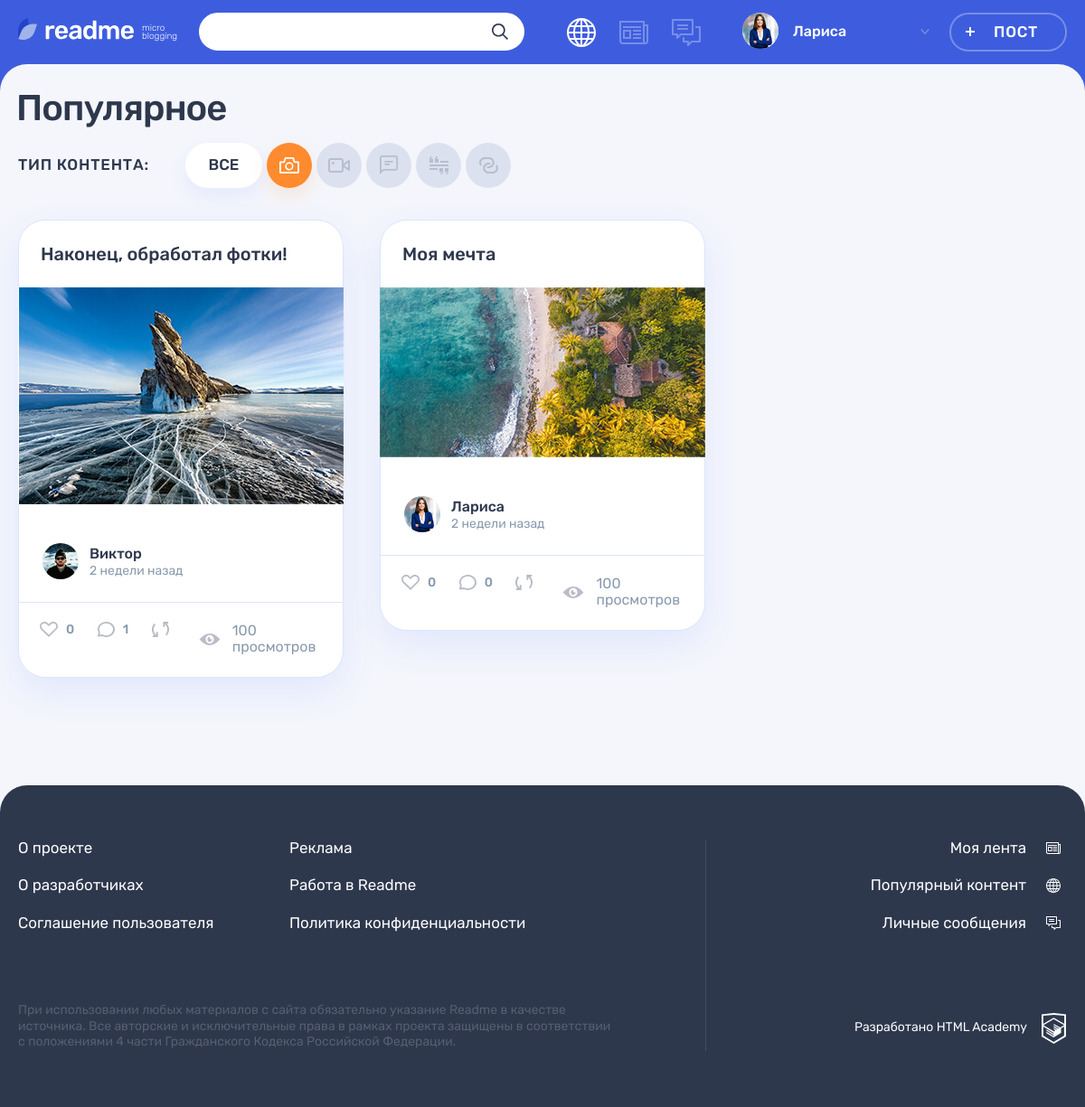
/popular.php?id=3&offset=0&tab=popular (signed in), run on the app's committed database.
### tables this page shows
CREATE TABLE posts
(
    id           INT AUTO_INCREMENT PRIMARY KEY,
    creationDate TIMESTAMP DEFAULT CURRENT_TIMESTAMP,
    title        VARCHAR(128),
    content      VARCHAR(255),
    typeID       INT NOT NULL,
    authorId     INT NOT NULL,
    image        VARCHAR(255),
    video        VARCHAR(255),
    link         VARCHAR(255),
    views        INT,
    author       VARCHAR(128),
    repostCount  VARCHAR(128),
    FOREIGN KEY (authorId) REFERENCES users (id),
    FOREIGN KEY (typeId) REFERENCES content_type (id)
);

CREATE TABLE users
(
    id               INT AUTO_INCREMENT PRIMARY KEY,
    registrationDate TIMESTAMP DEFAULT CURRENT_TIMESTAMP,
    email            VARCHAR(128) NOT NULL UNIQUE,
    login            VARCHAR(128) UNIQUE,
    password         CHAR(64)     NOT NULL,
    avatar           VARCHAR(255)
);

### helpers.php (called while the page is built, shortened)
<?php
function get_noun_plural_form(int $number, string $one, string $two, string $many): string
{
    $number = (int)$number;
    $mod10 = $number % 10;
    $mod100 = $number % 100;
    switch (true) {
        case ($mod10 >= 2 && $mod10 <= 4):
            return $two;
    }
}
function include_template($name, array $data = [])
{
    $name = 'templates/'.$name;
    extract($data);
    require $name;
    $result = ob_get_clean();
    return $result;
}
function generate_random_date($index)
{
    $deltas = [['minutes' => 59], ['hours' => 23], ['days' => 6], ['weeks' => 4], ['months' => 11]];
    $dcnt = count($deltas);
    $delta = $deltas[$index];
    $timeval = rand(1, current($delta));
    $timename = key($delta);
    $ts = strtotime("$timeval $timename ago");
    $dt = date('Y-m-d H:i:s', $ts);
    return $dt;
}

### functions.php (called while the page is built, shortened)
<?php
function DateFormat($index, $data = '')
{
    $RandomDate = date_create(generate_random_date($index));
    if ( ! empty($data)) {
        $RandomDate = new DateTime($data);
    }
    $current_time = new DateTime();
    $date = $current_time->diff($RandomDate);
    if ($date->format('%y') >= 1) {
        return $RandomDate->format("d-M-Y");
    } elseif (1.25 <= ((int)$date->format('%m')) + ($date->format('%d')) / 31) {
        return seePlural($date->format('%m'), 'месяц', 'месяца', 'месяцев');
    } elseif (7 <= (int)$date->format('%m') * 31 + (int)$date->format('%d')) {
        return seePlural(floor(($date->format('%d')) / 7) + (int)$date->format('%m') * 4, ' неделю', 'недели',
            'недель');
    } elseif ((1 <= $date->format('%d'))) {
        return seePlural($date->format('%d'), 'день', 'дня', 'дней');
    } elseif (1 <= $date->format('%h')) {
        return seePlural($date->format('%h'), 'час', 'часа', 'часов');
    } else {
        return seePlural($date->format('%i'), 'минута', 'минуты', 'минут');
    }
}
function seePlural($str, $one, $two, $many, $ending = ' назад')
{
    return $str.' '.get_noun_plural_form($str, $one, $two, $many).$ending;
}
function typeRequest($id, $vertical = 0)
{
    $url = "popular.php?id=$id&offset=0&tab=popular";
    return $url;
}

### templates/main.php (the view, shortened to what this page needs)
<section class="page__main page__main--popular">
    <div class="container">
        <h1 class="page__title page__title--popular">Популярное</h1>
    </div>
    <div class="popular container">
        <div class="popular__filters-wrapper">
            <div class="popular__filters filters">
                <b class="popular__filters-caption filters__caption">Тип контента:</b>
                <ul class="popular__filters-list filters__list">
                    <li class="popular__filters-item popular__filters-item--all filters__item filters__item--all">
                        <?php intval($id) === 0 ? $class = "filters__button--active" : $class = ""; ?>
                        <a class="filters__button filters__button--ellipse filters__button--all filters__button--active <?= $class ?> "
                           href="../popular.php">
                            <span>Все</span>
                        </a>
                    </li>
                    <li class="popular__filters-item filters__item">
                        <?php intval($id) === 3 ? $class = "filters__button--active" : $class = ""; ?>
                        <a class="filters__button filters__button--photo button <?= $class; ?>"
                           href="<?= typeRequest(3); ?>">
                            <svg class="filters__icon" width="22" height="18">
                                <use xlink:href="#icon-filter-photo"></use>
                            </svg>
                        </a>
                    </li>
                    <li class="popular__filters-item filters__item">
                        <?php intval($id) === 4 ? $class = "filters__button--active" : $class = ""; ?>
                        <a class="filters__button filters__button--video button <?= $class; ?>"
                           href="<?= typeRequest(4); ?>">
                            <svg class="filters__icon" width="24" height="16">
                                <use xlink:href="#icon-filter-video"></use>
                            </svg>
                        </a>
                    </li>
                    <li class="popular__filters-item filters__item">
                        <?php intval($id) === 1 ? $class = "filters__button--active" : $class = ""; ?>
                        <a class="filters__button filters__button--text button <?= $class; ?>"
                           href="<?= typeRequest(1); ?>">
                            <svg class="filters__icon" width="20" height="21">
                                <use xlink:href="#icon-filter-text"></use>
                            </svg>
                        </a>
                    </li>
                    <li class="popular__filters-item filters__item">
                        <?php intval($id) === 2 ? $class = "filters__button--active" : $class = ""; ?>
                        <a class="filters__button filters__button--quote button <?= $class; ?>"
                           href="<?= typeRequest(2); ?>">
                            <svg class="filters__icon" width="21" height="20">
                                <use xlink:href="#icon-filter-quote"></use>
                            </svg>
                        </a>
                    </li>
                    <li class="popular__filters-item filters__item">
                        <?php intval($id) === 5 ? $class = "filters__button--active" : $class = ""; ?>
                        <a class="filters__button filters__button--link button <?= $class; ?>"
                           href="<?= typeRequest(5); ?>">
                            <svg class="filters__icon" width="21" height="18">
                                <use xlink:href="#icon-filter-link"></use>
                            </svg>
                        </a>
                    </li>
                </ul>
            </div>
        </div>
        <div class="popular__posts">
            <?php
            foreach ($posts as $post):?>
                <article class="popular__post post <?= htmlspecialchars($post['icon_name']) ?>">
                    <header class="post__header">
                        <a href="<?= "/post.php?id=".intval($post['id']); ?>">
                            <h2> <?= strip_tags($post['title']) ?></h2></a>
                    </header>
                    <div class="post__main">
                        <?php if ($post['icon_name'] === 'post-quote'): ?>
                            <blockquote>
                                <p>
                                    <?= strip_tags($post['content']) ?>
                                </p>
                                <cite><?= strip_tags($post['author']) ?> </cite>
                            </blockquote>
                        <?php elseif ($post['icon_name'] === 'post-text'): ?>
                            <div class="post__main">
                                <p><?= text_split(htmlspecialchars($post['content'])) ?></p>
                            </div>
                        <?php elseif ($post['icon_name'] === 'post-photo'): ?>
                            <div class="post-photo__image-wrapper">
                                <img src="img/<?= strip_tags($post['content']) ?>" alt="Фото от пользователя"
                                     width="360" height="240">
                            </div>
                        <?php endif; ?>
                        <br>
                    </div>
                    <footer class="post__footer">
                        <div class="post__author">
                            <a class="post__author-link"
                               href=<?= sprintf("profileControl.php?UserId=%s",
                                   intval($post['authorId'])) ?> title="Автор">
                                <div class="post__avatar-wrapper">
                                    <img class="post__author-avatar" src="img/<?= strip_tags($post['avatar']) ?>"
                                         alt="Аватар пользователя" style="float:none" width="40" height="40">
                                </div>
                                <div class="post__info">
                                    <b class="post__author-name"> <?= strip_tags($post['login']) ?></b>
                                    <time class="post__time" datetime=""><?= DateFormat(1,
                                            $post['creationDate']) ?> </time>
                                </div>
                            </a>
                        </div>
                        <div class="post__indicators">
                            <?php echo include_template('widgets/likesRepostsComments.php',
                                [
                                    'like' => $post[0]['like'],
                                    'comment' => $post[0]['comment'],
                                    'reposts' => $post[0]['reposts'],
                                    'view' => $post[0]['view'],
                                    'id' => $post['id'],
                                ]); ?>
                        </div>
                    </footer>
                </article>
            <?php endforeach; ?>
        </div>
    </div>
</section>

### templates/widgets/likesRepostsComments.php (shortened to what this page needs)
<div class="post__buttons">
    <a class="post__indicator post__indicator--likes button" href="like.php?postId=<?= $id ?>" title="Лайк">
        <svg class="post__indicator-icon" width="20" height="17">
            <use xlink:href="#icon-heart"></use>
        </svg>
        <span><?= $like ?></span>
    </a>
    <a class="post__indicator post__indicator--comments button" href="../post.php?id=<?= $id ?>" title="Комментарии">
        <svg class="post__indicator-icon" width="19" height="17">
            <use xlink:href="#icon-comment"></use>
        </svg>
        <span><?php echo $comment ?></span>
    </a>
    <a class="post__indicator post__indicator--repost button" href="../repost.php?id=<?= $id ?>"
       title="Репост">
        <svg class="post__indicator-icon" width="19" height="17">
            <use xlink:href="#icon-repost"></use>
        </svg>
    </a>
</div>
<span class="post__view"><?= $view.' просмотров' ?></span>

### data on the page
posts: title "Наконец, обработал фотки!", content (picture), authorId.avatar (picture), authorId.login "Виктор", creationDate "2 недели назад", like "0"
posts: authorId "1", title "Моя мечта", content (picture), authorId.avatar (picture), authorId.login "Лариса", creationDate "2 недели назад", like "0", comment "0"

### other printed values
strip_tags($userName) "Лариса"
